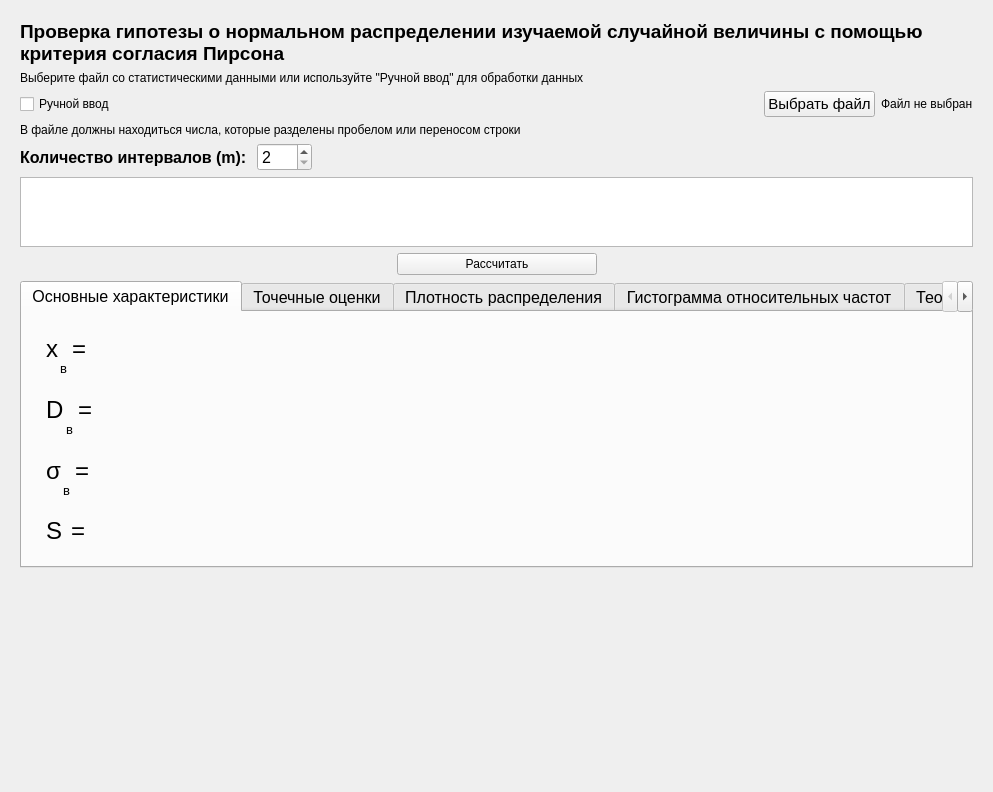
<?xml version="1.0" encoding="UTF-8"?>
<ui version="4.0">
 <class>Form</class>
 <widget class="QWidget" name="Form">
  <property name="geometry">
   <rect>
    <x>0</x>
    <y>0</y>
    <width>993</width>
    <height>792</height>
   </rect>
  </property>
  <property name="windowTitle">
   <string>Form</string>
  </property>
  <layout class="QVBoxLayout" name="verticalLayout">
   <item>
    <widget class="QScrollArea" name="scrollArea_10">
     <property name="frameShape">
      <enum>QFrame::NoFrame</enum>
     </property>
     <property name="verticalScrollBarPolicy">
      <enum>Qt::ScrollBarAlwaysOff</enum>
     </property>
     <property name="horizontalScrollBarPolicy">
      <enum>Qt::ScrollBarAlwaysOff</enum>
     </property>
     <property name="widgetResizable">
      <bool>true</bool>
     </property>
     <widget class="QWidget" name="scrollAreaWidgetContents_13">
      <property name="geometry">
       <rect>
        <x>0</x>
        <y>0</y>
        <width>971</width>
        <height>770</height>
       </rect>
      </property>
      <layout class="QVBoxLayout" name="verticalLayout_69">
       <item>
        <widget class="QLabel" name="infoLabel">
         <property name="font">
          <font>
           <pointsize>14</pointsize>
           <weight>75</weight>
           <bold>true</bold>
          </font>
         </property>
         <property name="text">
          <string>Проверка гипотезы о нормальном распределении изучаемой случайной величины с помощью критерия согласия Пирсона</string>
         </property>
         <property name="wordWrap">
          <bool>true</bool>
         </property>
        </widget>
       </item>
       <item>
        <widget class="QLabel" name="label_33">
         <property name="text">
          <string>Выберите файл со статистическими данными или используйте &quot;Ручной ввод&quot; для обработки данных</string>
         </property>
         <property name="wordWrap">
          <bool>true</bool>
         </property>
        </widget>
       </item>
       <item>
        <layout class="QHBoxLayout" name="horizontalLayout_54">
         <item>
          <widget class="QCheckBox" name="manualInput">
           <property name="text">
            <string>Ручной ввод</string>
           </property>
          </widget>
         </item>
         <item>
          <spacer name="horizontalSpacer_36">
           <property name="orientation">
            <enum>Qt::Horizontal</enum>
           </property>
           <property name="sizeHint" stdset="0">
            <size>
             <width>40</width>
             <height>20</height>
            </size>
           </property>
          </spacer>
         </item>
         <item>
          <widget class="QPushButton" name="openFile">
           <property name="font">
            <font>
             <pointsize>11</pointsize>
            </font>
           </property>
           <property name="text">
            <string>Выбрать файл</string>
           </property>
          </widget>
         </item>
         <item>
          <widget class="QLabel" name="selectedFile">
           <property name="font">
            <font>
             <pointsize>9</pointsize>
            </font>
           </property>
           <property name="text">
            <string>Файл не выбран</string>
           </property>
          </widget>
         </item>
        </layout>
       </item>
       <item>
        <widget class="QLabel" name="helpText">
         <property name="text">
          <string>В файле должны находиться числа, которые разделены пробелом или переносом строки</string>
         </property>
         <property name="wordWrap">
          <bool>true</bool>
         </property>
        </widget>
       </item>
       <item>
        <layout class="QHBoxLayout" name="horizontalLayout_62">
         <item>
          <widget class="QLabel" name="label_48">
           <property name="font">
            <font>
             <pointsize>12</pointsize>
             <weight>75</weight>
             <bold>true</bold>
            </font>
           </property>
           <property name="text">
            <string>Количество интервалов (m): </string>
           </property>
          </widget>
         </item>
         <item>
          <widget class="QSpinBox" name="intervalCount">
           <property name="enabled">
            <bool>true</bool>
           </property>
           <property name="sizePolicy">
            <sizepolicy hsizetype="Minimum" vsizetype="Fixed">
             <horstretch>0</horstretch>
             <verstretch>0</verstretch>
            </sizepolicy>
           </property>
           <property name="minimumSize">
            <size>
             <width>50</width>
             <height>0</height>
            </size>
           </property>
           <property name="font">
            <font>
             <pointsize>12</pointsize>
            </font>
           </property>
           <property name="minimum">
            <number>2</number>
           </property>
           <property name="maximum">
            <number>100</number>
           </property>
           <property name="value">
            <number>2</number>
           </property>
          </widget>
         </item>
         <item>
          <spacer name="horizontalSpacer_45">
           <property name="orientation">
            <enum>Qt::Horizontal</enum>
           </property>
           <property name="sizeType">
            <enum>QSizePolicy::Expanding</enum>
           </property>
           <property name="sizeHint" stdset="0">
            <size>
             <width>40</width>
             <height>20</height>
            </size>
           </property>
          </spacer>
         </item>
        </layout>
       </item>
       <item>
        <widget class="QTableWidget" name="table">
         <property name="enabled">
          <bool>true</bool>
         </property>
         <property name="sizePolicy">
          <sizepolicy hsizetype="Expanding" vsizetype="Maximum">
           <horstretch>0</horstretch>
           <verstretch>0</verstretch>
          </sizepolicy>
         </property>
         <property name="minimumSize">
          <size>
           <width>0</width>
           <height>0</height>
          </size>
         </property>
         <property name="font">
          <font>
           <pointsize>11</pointsize>
          </font>
         </property>
         <property name="verticalScrollBarPolicy">
          <enum>Qt::ScrollBarAlwaysOff</enum>
         </property>
         <property name="sizeAdjustPolicy">
          <enum>QAbstractScrollArea::AdjustToContents</enum>
         </property>
         <property name="editTriggers">
          <set>QAbstractItemView::NoEditTriggers</set>
         </property>
         <property name="textElideMode">
          <enum>Qt::ElideNone</enum>
         </property>
         <attribute name="horizontalHeaderVisible">
          <bool>false</bool>
         </attribute>
        </widget>
       </item>
       <item>
        <layout class="QHBoxLayout" name="horizontalLayout_56">
         <item>
          <spacer name="horizontalSpacer_38">
           <property name="orientation">
            <enum>Qt::Horizontal</enum>
           </property>
           <property name="sizeHint" stdset="0">
            <size>
             <width>40</width>
             <height>20</height>
            </size>
           </property>
          </spacer>
         </item>
         <item>
          <widget class="QPushButton" name="calculateButton">
           <property name="enabled">
            <bool>true</bool>
           </property>
           <property name="minimumSize">
            <size>
             <width>200</width>
             <height>0</height>
            </size>
           </property>
           <property name="text">
            <string>Рассчитать</string>
           </property>
          </widget>
         </item>
         <item>
          <spacer name="horizontalSpacer_39">
           <property name="orientation">
            <enum>Qt::Horizontal</enum>
           </property>
           <property name="sizeHint" stdset="0">
            <size>
             <width>40</width>
             <height>20</height>
            </size>
           </property>
          </spacer>
         </item>
        </layout>
       </item>
       <item>
        <widget class="QTabWidget" name="continuous_tabs">
         <property name="font">
          <font>
           <pointsize>12</pointsize>
          </font>
         </property>
         <property name="tabPosition">
          <enum>QTabWidget::North</enum>
         </property>
         <property name="tabShape">
          <enum>QTabWidget::Rounded</enum>
         </property>
         <property name="currentIndex">
          <number>0</number>
         </property>
         <property name="elideMode">
          <enum>Qt::ElideNone</enum>
         </property>
         <property name="usesScrollButtons">
          <bool>true</bool>
         </property>
         <property name="documentMode">
          <bool>false</bool>
         </property>
         <property name="tabsClosable">
          <bool>false</bool>
         </property>
         <property name="movable">
          <bool>false</bool>
         </property>
         <property name="tabBarAutoHide">
          <bool>false</bool>
         </property>
         <widget class="QWidget" name="continuous_parameters">
          <attribute name="title">
           <string>Основные характеристики</string>
          </attribute>
          <layout class="QHBoxLayout" name="horizontalLayout_48">
           <item>
            <widget class="QLabel" name="continuous_parameters_formula">
             <property name="text">
              <string/>
             </property>
             <property name="pixmap">
              <pixmap>../images/lab5_formulas.png</pixmap>
             </property>
            </widget>
           </item>
           <item>
            <layout class="QVBoxLayout" name="verticalLayout_71">
             <property name="sizeConstraint">
              <enum>QLayout::SetFixedSize</enum>
             </property>
             <item>
              <layout class="QHBoxLayout" name="horizontalLayout_49">
               <property name="spacing">
                <number>2</number>
               </property>
               <item>
                <widget class="QLabel" name="label_18">
                 <property name="font">
                  <font>
                   <pointsize>18</pointsize>
                  </font>
                 </property>
                 <property name="text">
                  <string>x</string>
                 </property>
                </widget>
               </item>
               <item>
                <layout class="QVBoxLayout" name="verticalLayout_78">
                 <item>
                  <spacer name="verticalSpacer_34">
                   <property name="orientation">
                    <enum>Qt::Vertical</enum>
                   </property>
                   <property name="sizeType">
                    <enum>QSizePolicy::Maximum</enum>
                   </property>
                   <property name="sizeHint" stdset="0">
                    <size>
                     <width>10</width>
                     <height>40</height>
                    </size>
                   </property>
                  </spacer>
                 </item>
                 <item>
                  <widget class="QLabel" name="label_19">
                   <property name="font">
                    <font>
                     <pointsize>10</pointsize>
                    </font>
                   </property>
                   <property name="text">
                    <string>в</string>
                   </property>
                  </widget>
                 </item>
                </layout>
               </item>
               <item>
                <widget class="QLabel" name="label_20">
                 <property name="font">
                  <font>
                   <pointsize>18</pointsize>
                  </font>
                 </property>
                 <property name="text">
                  <string>=</string>
                 </property>
                </widget>
               </item>
               <item>
                <widget class="QLabel" name="xv_label">
                 <property name="font">
                  <font>
                   <pointsize>18</pointsize>
                  </font>
                 </property>
                 <property name="text">
                  <string/>
                 </property>
                </widget>
               </item>
               <item>
                <spacer name="horizontalSpacer_32">
                 <property name="orientation">
                  <enum>Qt::Horizontal</enum>
                 </property>
                 <property name="sizeHint" stdset="0">
                  <size>
                   <width>40</width>
                   <height>20</height>
                  </size>
                 </property>
                </spacer>
               </item>
              </layout>
             </item>
             <item>
              <layout class="QHBoxLayout" name="horizontalLayout_50">
               <property name="spacing">
                <number>2</number>
               </property>
               <item>
                <widget class="QLabel" name="label_21">
                 <property name="font">
                  <font>
                   <pointsize>18</pointsize>
                  </font>
                 </property>
                 <property name="text">
                  <string>D</string>
                 </property>
                </widget>
               </item>
               <item>
                <layout class="QVBoxLayout" name="verticalLayout_79">
                 <item>
                  <spacer name="verticalSpacer_42">
                   <property name="orientation">
                    <enum>Qt::Vertical</enum>
                   </property>
                   <property name="sizeType">
                    <enum>QSizePolicy::Minimum</enum>
                   </property>
                   <property name="sizeHint" stdset="0">
                    <size>
                     <width>10</width>
                     <height>40</height>
                    </size>
                   </property>
                  </spacer>
                 </item>
                 <item>
                  <widget class="QLabel" name="label_22">
                   <property name="font">
                    <font>
                     <pointsize>10</pointsize>
                    </font>
                   </property>
                   <property name="text">
                    <string>в</string>
                   </property>
                  </widget>
                 </item>
                </layout>
               </item>
               <item>
                <widget class="QLabel" name="label_23">
                 <property name="font">
                  <font>
                   <pointsize>18</pointsize>
                  </font>
                 </property>
                 <property name="text">
                  <string>=</string>
                 </property>
                </widget>
               </item>
               <item>
                <widget class="QLabel" name="dv_label">
                 <property name="font">
                  <font>
                   <pointsize>18</pointsize>
                  </font>
                 </property>
                 <property name="text">
                  <string/>
                 </property>
                </widget>
               </item>
               <item>
                <spacer name="horizontalSpacer_33">
                 <property name="orientation">
                  <enum>Qt::Horizontal</enum>
                 </property>
                 <property name="sizeHint" stdset="0">
                  <size>
                   <width>40</width>
                   <height>20</height>
                  </size>
                 </property>
                </spacer>
               </item>
              </layout>
             </item>
             <item>
              <layout class="QHBoxLayout" name="horizontalLayout_51">
               <property name="spacing">
                <number>2</number>
               </property>
               <item>
                <widget class="QLabel" name="label_24">
                 <property name="font">
                  <font>
                   <pointsize>18</pointsize>
                  </font>
                 </property>
                 <property name="text">
                  <string>σ</string>
                 </property>
                </widget>
               </item>
               <item>
                <layout class="QVBoxLayout" name="verticalLayout_80">
                 <item>
                  <spacer name="verticalSpacer_43">
                   <property name="orientation">
                    <enum>Qt::Vertical</enum>
                   </property>
                   <property name="sizeType">
                    <enum>QSizePolicy::Minimum</enum>
                   </property>
                   <property name="sizeHint" stdset="0">
                    <size>
                     <width>10</width>
                     <height>40</height>
                    </size>
                   </property>
                  </spacer>
                 </item>
                 <item>
                  <widget class="QLabel" name="label_25">
                   <property name="font">
                    <font>
                     <pointsize>10</pointsize>
                    </font>
                   </property>
                   <property name="text">
                    <string>в</string>
                   </property>
                  </widget>
                 </item>
                </layout>
               </item>
               <item>
                <widget class="QLabel" name="label_26">
                 <property name="font">
                  <font>
                   <pointsize>18</pointsize>
                  </font>
                 </property>
                 <property name="text">
                  <string>=</string>
                 </property>
                </widget>
               </item>
               <item>
                <widget class="QLabel" name="sigma_v_label">
                 <property name="font">
                  <font>
                   <pointsize>18</pointsize>
                  </font>
                 </property>
                 <property name="text">
                  <string/>
                 </property>
                </widget>
               </item>
               <item>
                <spacer name="horizontalSpacer_34">
                 <property name="orientation">
                  <enum>Qt::Horizontal</enum>
                 </property>
                 <property name="sizeHint" stdset="0">
                  <size>
                   <width>40</width>
                   <height>20</height>
                  </size>
                 </property>
                </spacer>
               </item>
              </layout>
             </item>
             <item>
              <layout class="QHBoxLayout" name="horizontalLayout_52">
               <property name="spacing">
                <number>2</number>
               </property>
               <item>
                <widget class="QLabel" name="label_27">
                 <property name="font">
                  <font>
                   <pointsize>18</pointsize>
                  </font>
                 </property>
                 <property name="text">
                  <string>S </string>
                 </property>
                </widget>
               </item>
               <item>
                <widget class="QLabel" name="label_28">
                 <property name="font">
                  <font>
                   <pointsize>18</pointsize>
                  </font>
                 </property>
                 <property name="text">
                  <string>=</string>
                 </property>
                </widget>
               </item>
               <item>
                <widget class="QLabel" name="s_label">
                 <property name="font">
                  <font>
                   <pointsize>18</pointsize>
                  </font>
                 </property>
                 <property name="text">
                  <string/>
                 </property>
                </widget>
               </item>
               <item>
                <spacer name="horizontalSpacer_35">
                 <property name="orientation">
                  <enum>Qt::Horizontal</enum>
                 </property>
                 <property name="sizeHint" stdset="0">
                  <size>
                   <width>40</width>
                   <height>20</height>
                  </size>
                 </property>
                </spacer>
               </item>
              </layout>
             </item>
            </layout>
           </item>
          </layout>
         </widget>
         <widget class="QWidget" name="continuous_info">
          <attribute name="title">
           <string>Точечные оценки</string>
          </attribute>
          <layout class="QHBoxLayout" name="horizontalLayout">
           <item>
            <widget class="QLabel" name="label">
             <property name="text">
              <string/>
             </property>
            </widget>
           </item>
           <item>
            <layout class="QVBoxLayout" name="verticalLayout_73">
             <property name="sizeConstraint">
              <enum>QLayout::SetFixedSize</enum>
             </property>
             <item>
              <layout class="QHBoxLayout" name="horizontalLayout_60">
               <property name="spacing">
                <number>2</number>
               </property>
               <item>
                <widget class="QLabel" name="label_42">
                 <property name="font">
                  <font>
                   <pointsize>18</pointsize>
                  </font>
                 </property>
                 <property name="text">
                  <string>a</string>
                 </property>
                </widget>
               </item>
               <item>
                <layout class="QVBoxLayout" name="verticalLayout_85">
                 <item>
                  <widget class="QLabel" name="label_43">
                   <property name="font">
                    <font>
                     <pointsize>10</pointsize>
                    </font>
                   </property>
                   <property name="text">
                    <string>*</string>
                   </property>
                  </widget>
                 </item>
                 <item>
                  <spacer name="verticalSpacer_37">
                   <property name="orientation">
                    <enum>Qt::Vertical</enum>
                   </property>
                   <property name="sizeType">
                    <enum>QSizePolicy::Maximum</enum>
                   </property>
                   <property name="sizeHint" stdset="0">
                    <size>
                     <width>10</width>
                     <height>40</height>
                    </size>
                   </property>
                  </spacer>
                 </item>
                </layout>
               </item>
               <item>
                <widget class="QLabel" name="label_44">
                 <property name="font">
                  <font>
                   <pointsize>18</pointsize>
                  </font>
                 </property>
                 <property name="text">
                  <string>=</string>
                 </property>
                </widget>
               </item>
               <item>
                <widget class="QLabel" name="a_label">
                 <property name="font">
                  <font>
                   <pointsize>18</pointsize>
                  </font>
                 </property>
                 <property name="text">
                  <string/>
                 </property>
                </widget>
               </item>
               <item>
                <spacer name="horizontalSpacer_43">
                 <property name="orientation">
                  <enum>Qt::Horizontal</enum>
                 </property>
                 <property name="sizeHint" stdset="0">
                  <size>
                   <width>40</width>
                   <height>20</height>
                  </size>
                 </property>
                </spacer>
               </item>
              </layout>
             </item>
             <item>
              <layout class="QHBoxLayout" name="horizontalLayout_61">
               <property name="spacing">
                <number>2</number>
               </property>
               <item>
                <widget class="QLabel" name="label_45">
                 <property name="font">
                  <font>
                   <pointsize>18</pointsize>
                  </font>
                 </property>
                 <property name="text">
                  <string>σ</string>
                 </property>
                </widget>
               </item>
               <item>
                <layout class="QVBoxLayout" name="verticalLayout_86">
                 <item>
                  <widget class="QLabel" name="label_46">
                   <property name="font">
                    <font>
                     <pointsize>10</pointsize>
                    </font>
                   </property>
                   <property name="text">
                    <string>*</string>
                   </property>
                  </widget>
                 </item>
                 <item>
                  <spacer name="verticalSpacer_46">
                   <property name="orientation">
                    <enum>Qt::Vertical</enum>
                   </property>
                   <property name="sizeType">
                    <enum>QSizePolicy::Minimum</enum>
                   </property>
                   <property name="sizeHint" stdset="0">
                    <size>
                     <width>10</width>
                     <height>40</height>
                    </size>
                   </property>
                  </spacer>
                 </item>
                </layout>
               </item>
               <item>
                <widget class="QLabel" name="label_47">
                 <property name="font">
                  <font>
                   <pointsize>18</pointsize>
                  </font>
                 </property>
                 <property name="text">
                  <string>=</string>
                 </property>
                </widget>
               </item>
               <item>
                <widget class="QLabel" name="sigma_label">
                 <property name="font">
                  <font>
                   <pointsize>18</pointsize>
                  </font>
                 </property>
                 <property name="text">
                  <string/>
                 </property>
                </widget>
               </item>
               <item>
                <spacer name="horizontalSpacer_44">
                 <property name="orientation">
                  <enum>Qt::Horizontal</enum>
                 </property>
                 <property name="sizeHint" stdset="0">
                  <size>
                   <width>40</width>
                   <height>20</height>
                  </size>
                 </property>
                </spacer>
               </item>
              </layout>
             </item>
            </layout>
           </item>
          </layout>
         </widget>
         <widget class="QWidget" name="continuous_function">
          <attribute name="title">
           <string>Плотность распределения</string>
          </attribute>
          <layout class="QHBoxLayout" name="continuous_function_layout">
           <item>
            <layout class="QVBoxLayout" name="verticalLayout_81">
             <item>
              <widget class="QLabel" name="label_29">
               <property name="text">
                <string>Функция плотности</string>
               </property>
              </widget>
             </item>
             <item>
              <layout class="QHBoxLayout" name="horizontalLayout_53">
               <item>
                <widget class="QLabel" name="densityLabel">
                 <property name="text">
                  <string/>
                 </property>
                 <property name="pixmap">
                  <pixmap>../images/lab6_density.png</pixmap>
                 </property>
                 <property name="alignment">
                  <set>Qt::AlignLeading|Qt::AlignLeft|Qt::AlignTop</set>
                 </property>
                </widget>
               </item>
               <item>
                <widget class="QWidget" name="density_plot" native="true"/>
               </item>
              </layout>
             </item>
            </layout>
           </item>
          </layout>
         </widget>
         <widget class="QWidget" name="continuous_rel_histpolygon">
          <attribute name="title">
           <string>Гистограмма относительных частот</string>
          </attribute>
         </widget>
         <widget class="QWidget" name="probabilites">
          <attribute name="title">
           <string>Теоретические вероятности</string>
          </attribute>
          <layout class="QVBoxLayout" name="verticalLayout_3">
           <item>
            <layout class="QHBoxLayout" name="horizontalLayout_5">
             <item>
              <widget class="QLabel" name="label_6">
               <property name="text">
                <string>Интервал:</string>
               </property>
              </widget>
             </item>
             <item>
              <widget class="QComboBox" name="intervals_combobox"/>
             </item>
            </layout>
           </item>
           <item>
            <layout class="QHBoxLayout" name="horizontalLayout_6">
             <item>
              <widget class="QLabel" name="label_10">
               <property name="text">
                <string/>
               </property>
               <property name="pixmap">
                <pixmap>../images/lab6_prob.png</pixmap>
               </property>
              </widget>
             </item>
             <item>
              <widget class="QLabel" name="label_9">
               <property name="sizePolicy">
                <sizepolicy hsizetype="Minimum" vsizetype="Preferred">
                 <horstretch>0</horstretch>
                 <verstretch>0</verstretch>
                </sizepolicy>
               </property>
               <property name="font">
                <font>
                 <family>Cambria Math</family>
                 <pointsize>21</pointsize>
                 <italic>false</italic>
                </font>
               </property>
               <property name="text">
                <string>=</string>
               </property>
              </widget>
             </item>
             <item>
              <widget class="QLabel" name="prob_label">
               <property name="font">
                <font>
                 <pointsize>21</pointsize>
                </font>
               </property>
               <property name="text">
                <string/>
               </property>
              </widget>
             </item>
            </layout>
           </item>
          </layout>
         </widget>
         <widget class="QWidget" name="pearson_criteria">
          <attribute name="title">
           <string>Критерий согласия Пирсона</string>
          </attribute>
          <layout class="QVBoxLayout" name="verticalLayout_2">
           <item>
            <layout class="QHBoxLayout" name="horizontalLayout_2">
             <item>
              <widget class="QLabel" name="label_2">
               <property name="text">
                <string>Уровень значимости α: </string>
               </property>
              </widget>
             </item>
             <item>
              <widget class="QDoubleSpinBox" name="alpha">
               <property name="sizePolicy">
                <sizepolicy hsizetype="MinimumExpanding" vsizetype="Fixed">
                 <horstretch>0</horstretch>
                 <verstretch>0</verstretch>
                </sizepolicy>
               </property>
               <property name="minimum">
                <double>0.010000000000000</double>
               </property>
               <property name="maximum">
                <double>1.000000000000000</double>
               </property>
               <property name="singleStep">
                <double>0.010000000000000</double>
               </property>
               <property name="value">
                <double>0.010000000000000</double>
               </property>
              </widget>
             </item>
             <item>
              <widget class="QLabel" name="label_4">
               <property name="text">
                <string/>
               </property>
              </widget>
             </item>
             <item>
              <spacer name="horizontalSpacer">
               <property name="orientation">
                <enum>Qt::Horizontal</enum>
               </property>
               <property name="sizeHint" stdset="0">
                <size>
                 <width>40</width>
                 <height>20</height>
                </size>
               </property>
              </spacer>
             </item>
            </layout>
           </item>
           <item>
            <layout class="QHBoxLayout" name="horizontalLayout_3">
             <item>
              <widget class="QLabel" name="label_5">
               <property name="text">
                <string>Количество степеней свободы (k = m - 3):</string>
               </property>
              </widget>
             </item>
             <item>
              <widget class="QLabel" name="k_label">
               <property name="text">
                <string>0</string>
               </property>
              </widget>
             </item>
            </layout>
           </item>
           <item>
            <layout class="QHBoxLayout" name="horizontalLayout_57">
             <property name="spacing">
              <number>2</number>
             </property>
             <item>
              <widget class="QLabel" name="label_34">
               <property name="font">
                <font>
                 <family>Times New Roman</family>
                 <pointsize>18</pointsize>
                </font>
               </property>
               <property name="text">
                <string>χ</string>
               </property>
              </widget>
             </item>
             <item>
              <layout class="QVBoxLayout" name="verticalLayout_83">
               <item>
                <widget class="QLabel" name="label_35">
                 <property name="font">
                  <font>
                   <pointsize>10</pointsize>
                  </font>
                 </property>
                 <property name="text">
                  <string>2</string>
                 </property>
                </widget>
               </item>
               <item>
                <spacer name="verticalSpacer_44">
                 <property name="orientation">
                  <enum>Qt::Vertical</enum>
                 </property>
                 <property name="sizeType">
                  <enum>QSizePolicy::Minimum</enum>
                 </property>
                 <property name="sizeHint" stdset="0">
                  <size>
                   <width>10</width>
                   <height>40</height>
                  </size>
                 </property>
                </spacer>
               </item>
               <item>
                <widget class="QLabel" name="label_8">
                 <property name="font">
                  <font>
                   <pointsize>10</pointsize>
                  </font>
                 </property>
                 <property name="text">
                  <string>крит.</string>
                 </property>
                </widget>
               </item>
              </layout>
             </item>
             <item>
              <widget class="QLabel" name="label_36">
               <property name="font">
                <font>
                 <pointsize>18</pointsize>
                </font>
               </property>
               <property name="text">
                <string>=</string>
               </property>
              </widget>
             </item>
             <item>
              <widget class="QLabel" name="chi2_label">
               <property name="font">
                <font>
                 <pointsize>18</pointsize>
                </font>
               </property>
               <property name="text">
                <string/>
               </property>
              </widget>
             </item>
             <item>
              <spacer name="horizontalSpacer_40">
               <property name="orientation">
                <enum>Qt::Horizontal</enum>
               </property>
               <property name="sizeHint" stdset="0">
                <size>
                 <width>40</width>
                 <height>20</height>
                </size>
               </property>
              </spacer>
             </item>
            </layout>
           </item>
           <item>
            <layout class="QHBoxLayout" name="horizontalLayout_55">
             <property name="spacing">
              <number>2</number>
             </property>
             <item>
              <widget class="QLabel" name="label_30">
               <property name="font">
                <font>
                 <family>Times New Roman</family>
                 <pointsize>18</pointsize>
                </font>
               </property>
               <property name="text">
                <string>χ</string>
               </property>
              </widget>
             </item>
             <item>
              <layout class="QVBoxLayout" name="verticalLayout_82">
               <item>
                <widget class="QLabel" name="label_3">
                 <property name="font">
                  <font>
                   <pointsize>10</pointsize>
                  </font>
                 </property>
                 <property name="text">
                  <string>2</string>
                 </property>
                </widget>
               </item>
               <item>
                <spacer name="verticalSpacer_36">
                 <property name="orientation">
                  <enum>Qt::Vertical</enum>
                 </property>
                 <property name="sizeType">
                  <enum>QSizePolicy::Maximum</enum>
                 </property>
                 <property name="sizeHint" stdset="0">
                  <size>
                   <width>10</width>
                   <height>40</height>
                  </size>
                 </property>
                </spacer>
               </item>
               <item>
                <widget class="QLabel" name="label_31">
                 <property name="font">
                  <font>
                   <pointsize>10</pointsize>
                  </font>
                 </property>
                 <property name="text">
                  <string>набл.</string>
                 </property>
                </widget>
               </item>
              </layout>
             </item>
             <item>
              <widget class="QLabel" name="label_32">
               <property name="font">
                <font>
                 <pointsize>18</pointsize>
                </font>
               </property>
               <property name="text">
                <string>=</string>
               </property>
              </widget>
             </item>
             <item>
              <widget class="QLabel" name="chi2_exp_label">
               <property name="font">
                <font>
                 <pointsize>18</pointsize>
                </font>
               </property>
               <property name="text">
                <string/>
               </property>
              </widget>
             </item>
             <item>
              <spacer name="horizontalSpacer_37">
               <property name="orientation">
                <enum>Qt::Horizontal</enum>
               </property>
               <property name="sizeHint" stdset="0">
                <size>
                 <width>40</width>
                 <height>20</height>
                </size>
               </property>
              </spacer>
             </item>
            </layout>
           </item>
           <item>
            <layout class="QHBoxLayout" name="horizontalLayout_4">
             <item>
              <widget class="QLabel" name="label_7">
               <property name="text">
                <string>Проверка гипотезы:</string>
               </property>
              </widget>
             </item>
             <item>
              <widget class="QLabel" name="checkResult_label">
               <property name="text">
                <string/>
               </property>
              </widget>
             </item>
            </layout>
           </item>
          </layout>
         </widget>
        </widget>
       </item>
       <item>
        <spacer name="verticalSpacer_35">
         <property name="orientation">
          <enum>Qt::Vertical</enum>
         </property>
         <property name="sizeHint" stdset="0">
          <size>
           <width>14</width>
           <height>15</height>
          </size>
         </property>
        </spacer>
       </item>
      </layout>
     </widget>
    </widget>
   </item>
  </layout>
 </widget>
 <resources/>
 <connections/>
</ui>
